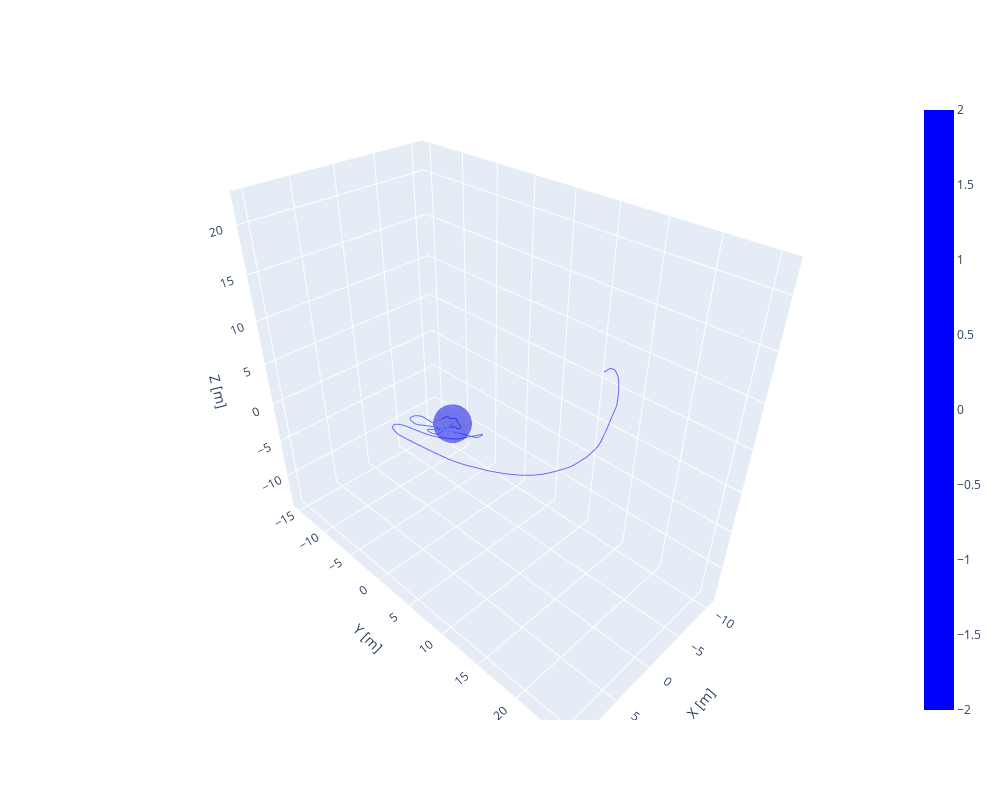

This figure's notebook cell:
### Code cell
# plot orbits 
fig = go.Figure()

# --- gather all orbits in one big array ---
all_x = []
all_y = []
all_z = []
all_colors = []


# Convert to arrays
all_x = np.array(all_x)
all_y = np.array(all_y)
all_z = np.array(all_z)
all_colors = np.array(all_colors)

# X_true = all_results.by_config[config_hash].simulations[20]["X_true"]
for run in all_results.by_config[config_hash].simulations.values():
    fig.add_scatter3d(
        x=run["X_true"][:, 0],
        y=run["X_true"][:, 1],
        z=run["X_true"][:, 2],
        mode="lines",
        showlegend=False
    )

color1 = 'blue'
color2 = 'red'

fig.add_surface(x=x_coords, y=y_coords, z=z_coords, colorscale=[[0, color1], [1,color1]], opacity=0.3)

fig.update_layout(showlegend=False, width=1000, height=800,
  scene=dict(
    xaxis=dict(title="X [m]"),
    yaxis=dict(title="Y [m]"),
    zaxis=dict(title="Z [m]"),
  ),
)
fig.show()

### Figure 1 — Plotly figure (JSON) as saved in the notebook; plotly's stock layout.template omitted (floating-point values rounded to 4 significant figures; data arrays with more than 128 entries replaced by an {"elided": "..."} marker saying what was removed)
{"data": [{"mode": "lines", "showlegend": false, "type": "scatter3d", "x": {"elided": "601 float values"}, "y": {"elided": "601 float values"}, "z": {"elided": "601 float values"}}, {"colorscale": [[0, "blue"], [1, "blue"]], "opacity": 0.3, "type": "surface", "x": {"elided": "50x50 float values"}, "y": {"elided": "50x50 float values"}, "z": {"elided": "50x50 float values"}}], "layout": {"height": 800, "scene": {"xaxis": {"title": {"text": "X [m]"}}, "yaxis": {"title": {"text": "Y [m]"}}, "zaxis": {"title": {"text": "Z [m]"}}}, "showlegend": false, "width": 1000}}
